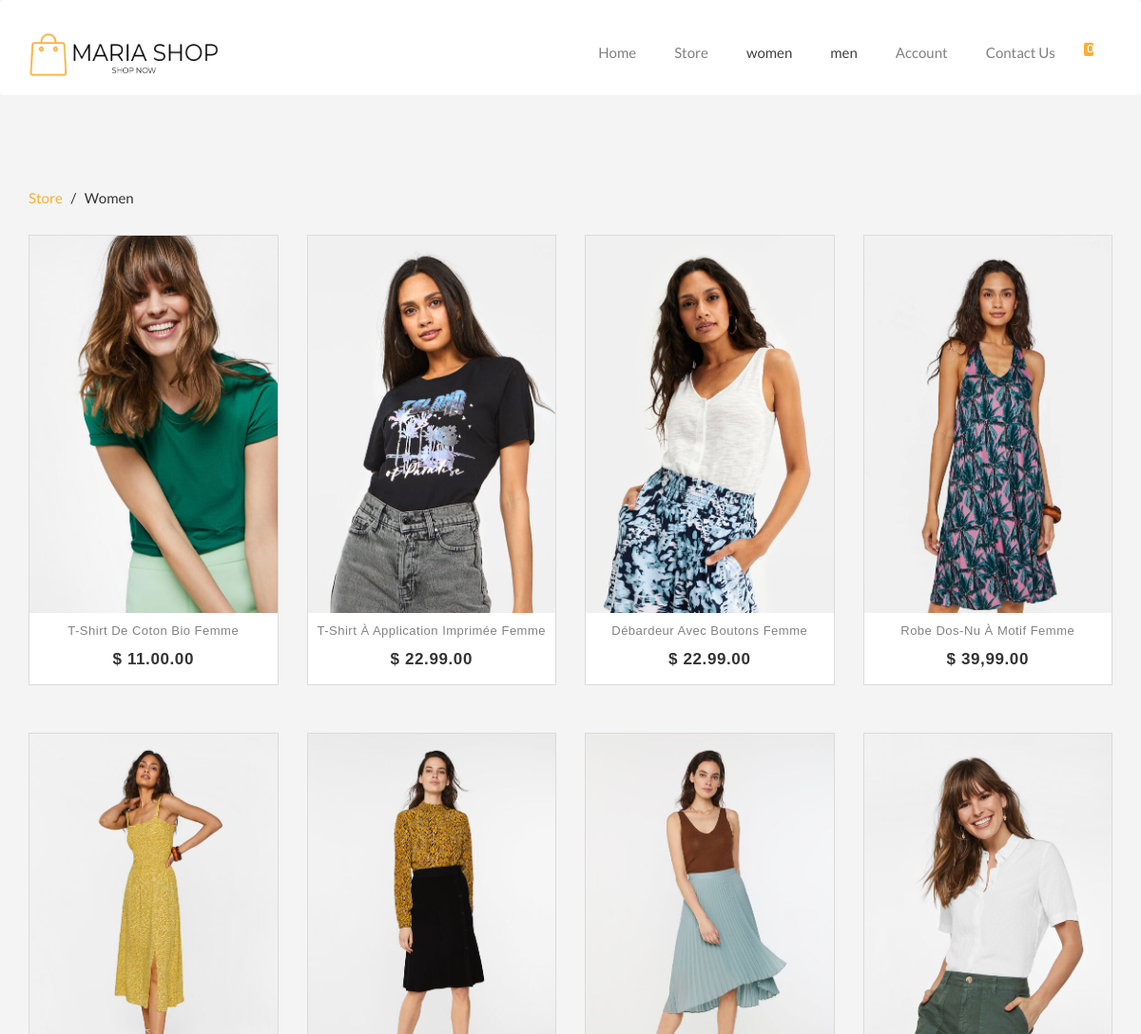
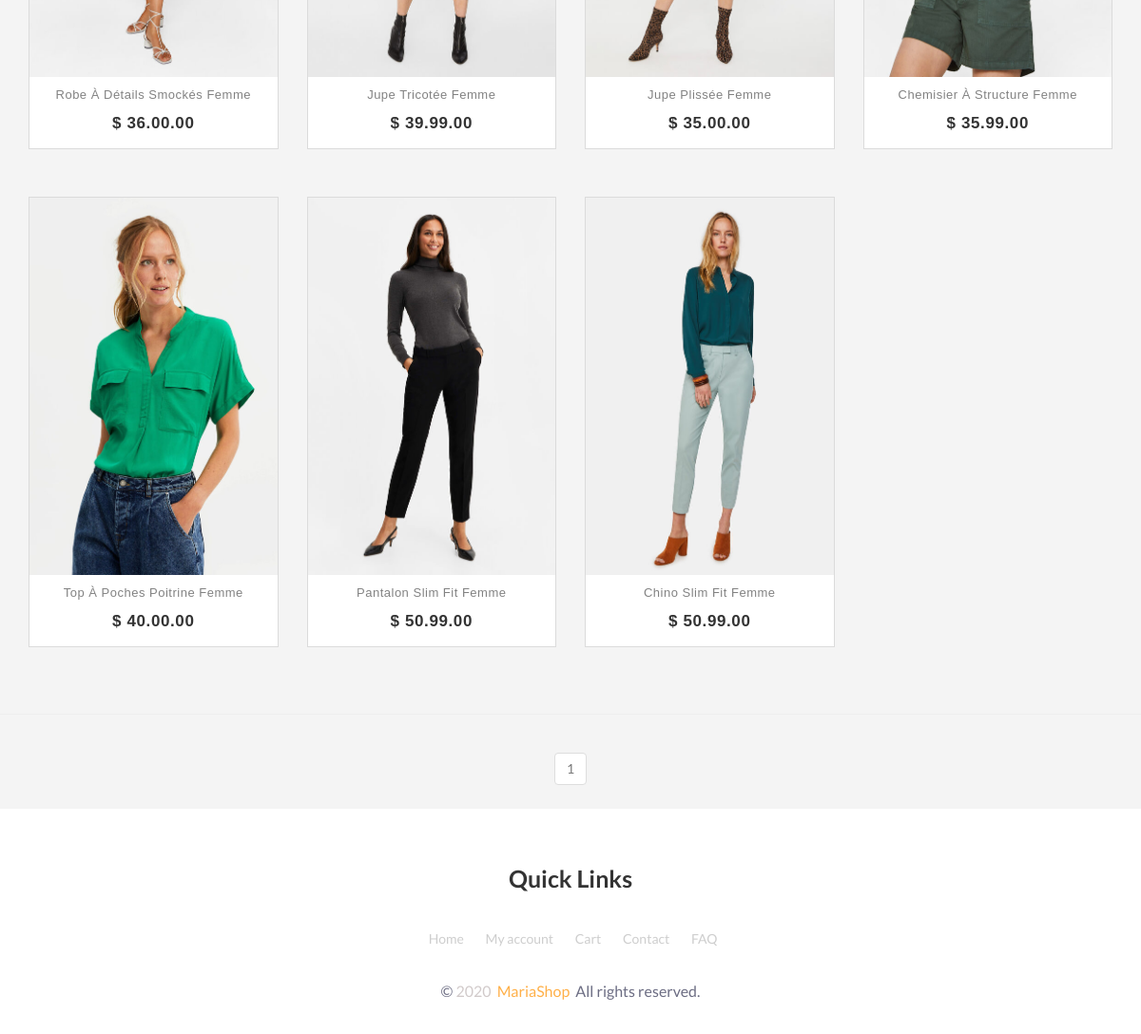
Screenshot of /views/category_page.php?categoryId=10&page=1 with the database file from the repository (2 pictures, top to bottom).
### tables this page shows
CREATE TABLE `category` (
  `idC` int(11) NOT NULL,
  `nameCategory` varchar(255) NOT NULL
);

CREATE TABLE `product` (
  `idP` int(11) NOT NULL,
  `nameProduct` varchar(255) NOT NULL,
  `Price` varchar(255) NOT NULL,
  `Qte` varchar(255) NOT NULL,
  `Image` varchar(255) NOT NULL,
  `Image2` varchar(255) NOT NULL,
  `description` varchar(255) NOT NULL,
  `idC` int(11) NOT NULL
);

### app/database/db.php (called while the page is built, shortened)
<?php
class CRUD extends DB
{
    public function selectOne($table, $condition)
    {
        $conn = $this->connect();
        $sql = "SELECT * FROM $table";
        $i = 0;
        foreach ($condition as $key => $value) {
            if ($i === 0) {
                $sql = $sql . " WHERE $key=?";
            } else {
                $sql = $sql . " AND $key=?";
            }
            $i++;
        }
        $sql = $sql . " LIMIT 1";
        $stmt = $conn->prepare($sql);
        $value = array_values($condition);
        $type = str_repeat('s', count($value));
        $stmt->bind_param($type, ...$value);
        $stmt->execute();
        $records = $stmt->get_result()->fetch_assoc();
        return $records;
    }
    public function selectAll($table, $condition = [])
    {
        $conn = $this->connect();
        $sql = "SELECT * FROM $table";
        if (empty($condition)) {
            $stmt = $conn->prepare($sql);
            $stmt->execute();
            $records = $stmt->get_result()->fetch_all(MYSQLI_ASSOC);
            return $records;
        }
    }
}
class Paginator extends DB
{
    public function showingItems($table, $conditionName, $condition, $start, $perPage)
    {
        $conn = $this->connect();
        $select_data = "SELECT * from $table WHERE $conditionName = $condition LIMIT $start, $perPage";
        $query = mysqli_query($conn, $select_data);
        $result = mysqli_fetch_all($query, MYSQLI_ASSOC);
        return $result;
    }
    public function buttonPagination($table, $conditionName, $condition)
    {
        $conn = $this->connect();
        $select_all = "SELECT * from $table WHERE $conditionName = $condition";
        $query_all = mysqli_query($conn, $select_all);
        $row = mysqli_num_rows($query_all);
        return $row;
    }
}

### app/controllers/category.php (called while the page is built, shortened)
<?php
$crud = new CRUD();
$table = 'category';
$data = $crud->selectAll($table);
$navbar_categories = $crud->selectAll('category');
$pagination = new Paginator();
if (isset($_GET['page'])) {
    $page = $_GET['page'];
} else {
    $page = 1;
}
$perPage = 12;
$start = ($perPage * $page) - $perPage;
if (isset($_GET['categoryId'])) {
    $showingProduct =  $pagination->showingItems('product', 'idC', $_GET['categoryId'], $start, $perPage);
    $row = $pagination->buttonPagination('product', 'idC', $_GET['categoryId']);
    $pages = ceil($row / $perPage);
}

### views/category_page.php (the view, shortened to what this page needs)
<?php
include('../app/database/db.php');
include('../app/controllers/category.php');
include('../app/controllers/cart.php');
?>
<!DOCTYPE html>
<html lang="en">
<head>
    <link rel="stylesheet" href="https://cdnjs.cloudflare.com/ajax/libs/OwlCarousel2/2.3.4/assets/owl.carousel.min.css">
    <link rel="stylesheet"
        href="https://cdnjs.cloudflare.com/ajax/libs/OwlCarousel2/2.3.4/assets/owl.theme.default.css">
    <link rel="stylesheet" href="https://cdnjs.cloudflare.com/ajax/libs/twitter-bootstrap/3.3.7/css/bootstrap.min.css">
    <link rel="stylesheet" href="../assets/css/Store.css">
</head>
<body>
    <nav class="navbar navbar-default">
        <div class="container">
            <div class="navbar-header">
                <a class="navbar-brand" href="#">
                    <img src="../assets/img/your-logo__7_-removebg-preview.png" width="200px" height="46px" alt="">
                </a>
            </div>
            <div id="navbar" class="collapse navbar-collapse">
                <ul class="nav navbar-nav navbar-right">
                    <li><a href="index.php">Home</a></li>
                    <li><a href="store.php?store=true&page=1">Store</a></li>
                    <?php foreach ($navbar_categories as $category) : ?>
                    <li><a class="active"
                          href="category_page.php?categoryId=<?php echo $category['idC'] ?>&page=1">
                          <?php echo $category['nameCategory'] ?></a>
                    </li>
                    <?php endforeach; ?>
                    <?php if(isset($_SESSION['idU'])): ?>
                    <li><a href="myaccount.php">My Account</a></li>
                    <?php else: ?>
                    <li><a href="login-reg.php">Account</a></li>
                    <?php endif; ?>
                    <li><a href="ContactUs.php">Contact Us</a></li>
                    <?php if(isset($_SESSION['idU'])) :?>
                    <li><a href="cart2.php">
                            <div class="cart-nav nav-item-link">
                                <span class="fa-shopping-cart"></span>
                                <span class="nav-cart-items"><?php echo $countCart ?></span>
                            </div>
                        </a></li>
                    <?php else: ?>
                    <li><a href="cart2.php">
                            <div class="cart-nav nav-item-link">
                                <span class="nav-cart-items">0</span>
                            </div>
                        </a></li>
                    <?php endif; ?>
                </ul>
            </div>
        </div>
    </nav>
    <div class="container">
        <div class="row" style="margin-top: 100px;">
     <h3 class="h3">
      <a href="store.php?store=true&page=1">Store</a>
      &nbsp; / &nbsp;
      <?php
    $nameCategory = $crud->selectOne('category', ['idC' => $_GET['categoryId']]);
    echo $nameC = $nameCategory['nameCategory']; ?>
    </h3> <br/>
            <?php foreach($showingProduct as $product):
                if($product['Qte'] > 0):
                ?>
            <div class="col-md-3 col-sm-6"  style="margin-bottom:50px;">
                <div class="product-grid">
                    <div class="product-image">
                        <a href="#">
                        </a>
                    </div>
                    <div class="product-content">
                        <h3 class="title"><a
                                href="singleProduct.php?singleIdP=<?php echo $product['idP'] ?>"><?php echo $product['nameProduct'] ?></a>
                        </h3>
                        <div class="price">$ <?php echo $product['Price'] ?>.00
                        </div>
                        <a class="add-to-cart" href="singleProduct.php?singleIdP=<?php echo $product['idP'] ?>">+ More
                            info</a>
                    </div>
                </div>
            </div>
                <?php endif; ?>
            <?php endforeach; ?>
        </div>
    </div>
    <hr>
    <div class="container" style="display: flex;justify-content:center">
        <nav aria-label="Page navigation example">
            <ul class="pagination">
                <?php for ($i = 1; $i <= $pages; $i++) : ?>
                <?php if ($i == $_GET['page']) : ?>
                <li class="page-item disabled"><a class="page-link"
                        href="category_page.php?categoryId=12&page=<?php echo $i ?>"><?php echo $i ?></a></li>
                <?php else : ?>
                <li class="page-item "><a class="page-link"
                        href="category_page.php?categoryId=12&page=<?php echo $i ?>"><?php echo $i ?></a></li>
                <?php endif; ?>
                <?php endfor; ?>
            </ul>
        </nav>
    </div>
<?php include_once ('footer.php') ?>

### assets/css/Store.css (style rules this page uses)
body { padding: 0; margin-top: 0; box-sizing: border-box; font-family: 'Lato', sans-serif; background-color: #f4f4f4; }
.navbar { height: 100px; background-color: rgb(255, 255, 255); border: none; color: white; z-index: 100; position: absolute; left: 0; right: 0; }
.navbar-default .navbar-brand { margin-top: 20px; }
.navbar-default .navbar-nav>li>a { color: #817f7f; margin: 10px 5px 5px 5px; margin-top: 30px; font-size: 15px; }
.navbar-default .navbar-nav .active { color: #413e3e; }
.cart-nav { font-family: FontAwesome; font-style: normal; font-weight: normal; }
.nav-cart-items { background: #FBAE32; border-radius: 2px; color: #ffffff; display: inline-block; font-size: 10px; height: 14px; line-height: 13px; margin-left: -10px; margin-bottom: 5px; min-width: 10px; padding-left: 4px; pointer-events: none; vertical-align: top; top: 15px; text-shadow: 0 1px rgba(45, 60, 72, 0.1); }
h3.h3 { text-align: left; margin-top: 100px; margin-left: 15px; text-transform: capitalize; font-size: 15px; }
h3.h3 a { text-decoration: none; color: #FBAE32; }
.product-grid { font-family: Raleway, sans-serif; text-align: center; padding: 0 0 72px; border: 1px solid rgba(0, 0, 0, .1); overflow: hidden; position: relative; z-index: 1; }
.product-grid .product-image { position: relative; transition: all .3s ease 0s }
.product-grid .product-image a { display: block }
.product-grid .product-content { background-color: #fff; text-align: center; padding: 12px 0; margin: 0 auto; position: absolute; left: 0; right: 0; bottom: -27px; z-index: 1; transition: all .3s }
.product-grid .title { font-size: 13px; font-weight: 400; letter-spacing: .5px; text-transform: capitalize; margin: 0 0 10px; transition: all .3s ease 0s }
.product-grid .title a { color: #828282 }
.product-grid .price { color: #333; font-size: 17px; font-family: Montserrat, sans-serif; font-weight: 700; letter-spacing: .6px; margin-bottom: 8px; text-align: center; transition: all .3s }
.product-grid .add-to-cart { color: #000; font-size: 13px; font-weight: 600 }

### rows the page displays
category: nameCategory "women", nameCategory "Women"
category: nameCategory "men"
product: nameProduct "T-Shirt De Coton Bio Femme", Price "11.00"
product: nameProduct "T-Shirt À Application Imprimée Femme", Price "22.99"
product: nameProduct "Débardeur Avec Boutons Femme", Price "22.99"
product: nameProduct "Robe Dos-Nu À Motif Femme", Price "39,99"
product: nameProduct "Robe À Détails Smockés Femme", Price "36.00"
product: nameProduct "Jupe Tricotée Femme", Price "39.99"
product: nameProduct "Jupe Plissée Femme", Price "35.00"
product: nameProduct "Chemisier À Structure Femme", Price "35.99"
product: nameProduct "Top À Poches Poitrine Femme", Price "40.00"
product: nameProduct "Pantalon Slim Fit Femme", Price "50.99"
product: nameProduct "Chino Slim Fit Femme", Price "50.99"
